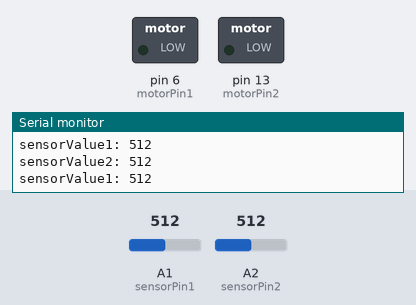
A sketch run on a simulated Arduino Uno, built with avr-gcc and run on an emulated ATmega328P. Shown: switched loads named in the sketch (green lamp = pin HIGH), the last lines printed to the serial monitor. Inputs (shaded band) come from the test bench; at power-on: A2 (sensorPin2) = 512, A1 (sensorPin1) = 512.

Above: at 1.2 s.
1.3 s: A2 (sensorPin2) set to 789
4.3 s: A2 (sensorPin2) set to 813
At 5.5 s:
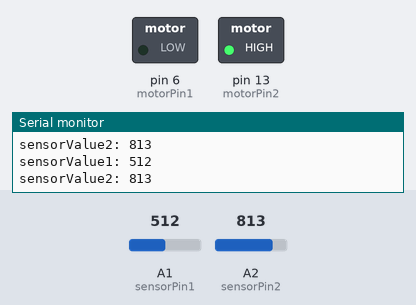
5.8 s: A1 (sensorPin1) set to 1012
7.5 s: A1 (sensorPin1) set to 1023
At 8.7 s:
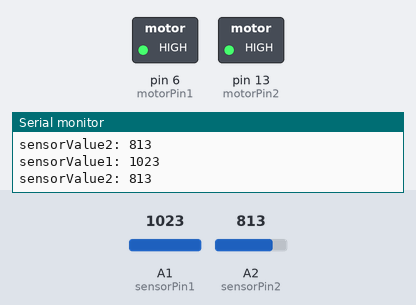
9.8 s: A2 (sensorPin2) set to 790
At 12.3 s:
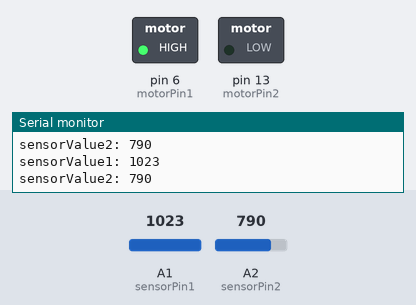
12.8 s: A2 (sensorPin2) set to 810
At 14.6 s:
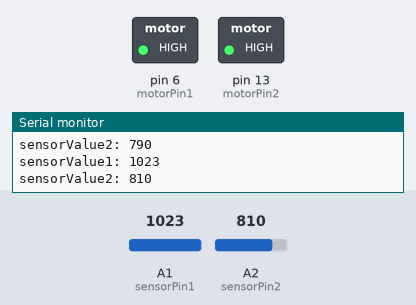
Timing chart, 0 to 16.1 s (numbered marks = the images above; inputs shaded):
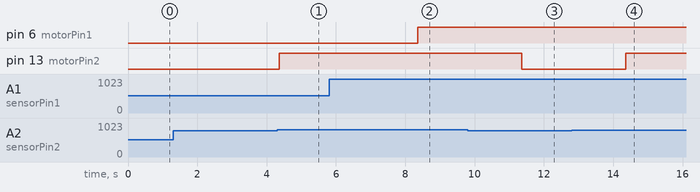

The sketch:

LDR_test.ino
```cpp
int sensorPin1 = A1;
int sensorPin2 = A2;

int sensorValue1 = 0;
int sensorValue2 = 0;

const int motorPin1 = 6;
const int motorPin2 = 13;

void setup() {
  Serial.begin(9600);
  pinMode(motorPin1, OUTPUT);
  pinMode(motorPin2, OUTPUT);
}

void loop() {
  sensorValue1 = analogRead(sensorPin1);
  sensorValue2 = analogRead(sensorPin2);

  //get sensor value
  Serial.print("sensorValue1: ");
  Serial.println(sensorValue1);
  Serial.print("sensorValue2: ");
  Serial.println(sensorValue2);

//turn on motor 1
  if (sensorValue1 >= 1023) {
    digitalWrite(motorPin1, HIGH);
    delay(1000);
  } else {
    digitalWrite(motorPin1, LOW);
  }

//turn on motor 2
  if (sensorValue2 > 800) {
    digitalWrite(motorPin2, HIGH);
    delay(1000);
  } else {
    digitalWrite(motorPin2, LOW);
  }
}
```

Measured:
- the behaviour switches between 800 and 801 on A2 (sensorPin2) (found by bisection; images 0 and 1)
- the behaviour switches between 1022 and 1023 on A1 (sensorPin1) (found by bisection; images 1 and 2)
- after the input at 4.3 s, pin 13 (motorPin2): LOW → HIGH after 0.06 s
- after the input at 7.5 s, pin 6 (motorPin1): LOW → HIGH after 0.86 s
- after the input at 9.8 s, pin 13 (motorPin2): HIGH → LOW after 1.6 s
- after the input at 12.8 s, pin 13 (motorPin2): LOW → HIGH after 1.6 s
